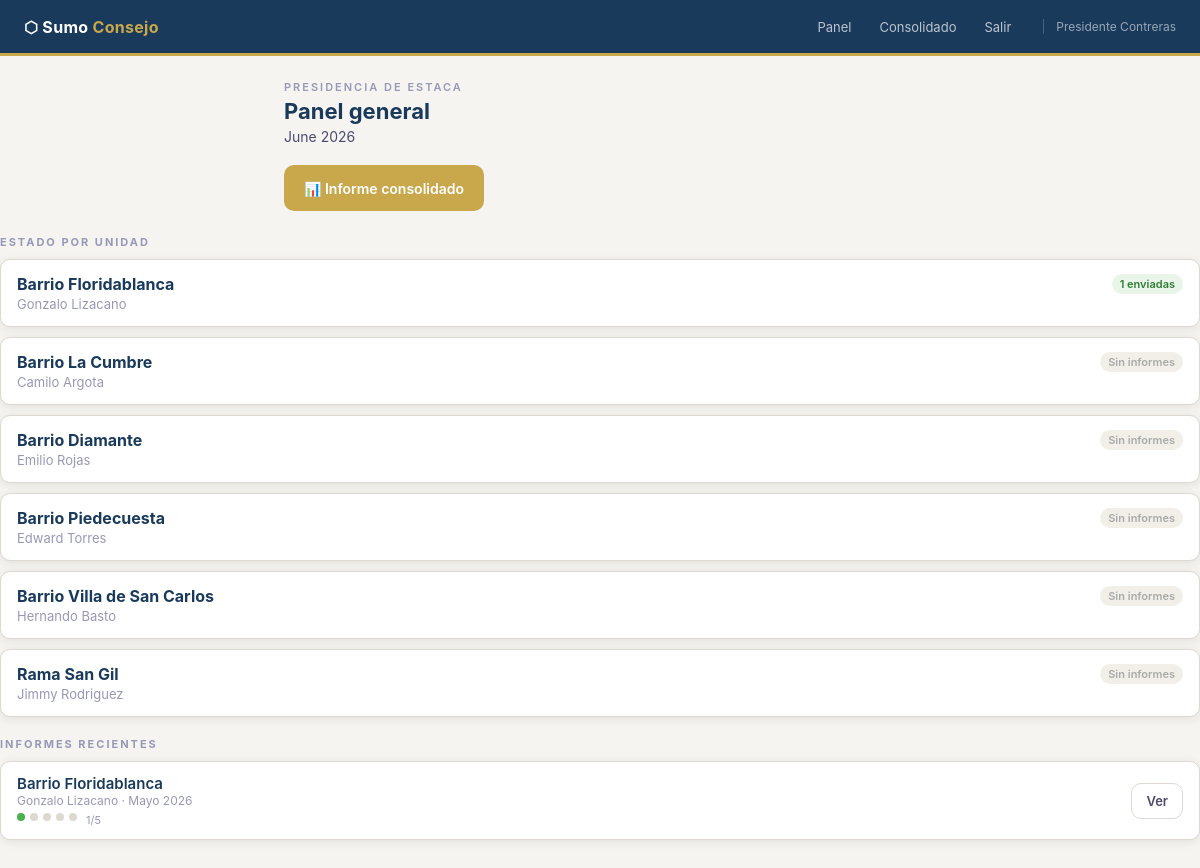
The app's page /admin (signed in) with its own data.
### tables this page shows
CREATE TABLE unidad (
            id INTEGER PRIMARY KEY AUTOINCREMENT,
            nombre TEXT NOT NULL,
            tipo TEXT DEFAULT 'barrio',
            activo INTEGER DEFAULT 1
        );

CREATE TABLE usuario (
            id INTEGER PRIMARY KEY AUTOINCREMENT,
            nombre TEXT NOT NULL,
            email TEXT UNIQUE NOT NULL,
            password_hash TEXT NOT NULL,
            rol TEXT DEFAULT 'asesor',
            activo INTEGER DEFAULT 1,
            created_at TEXT DEFAULT (datetime('now'))
        );

CREATE TABLE informe (
            id INTEGER PRIMARY KEY AUTOINCREMENT,
            asignacion_id INTEGER NOT NULL,
            periodo_anio INTEGER NOT NULL,
            periodo_mes INTEGER NOT NULL,
            created_at TEXT DEFAULT (datetime('now')),
            UNIQUE(asignacion_id, periodo_anio, periodo_mes),
            FOREIGN KEY(asignacion_id) REFERENCES asignacion_asesor(id)
        );

CREATE TABLE hoja_cuorum (
            id INTEGER PRIMARY KEY AUTOINCREMENT,
            informe_id INTEGER UNIQUE NOT NULL,
            estado TEXT DEFAULT 'borrador',
            fecha_envio TEXT,
            reuniones_presidencia INTEGER DEFAULT 0,
            reuniones_correlacion INTEGER DEFAULT 0,
            sesiones_asistidas INTEGER DEFAULT 0,
            elderes_preparacion INTEGER DEFAULT 0,
            est_presidencia_completa TEXT DEFAULT 'proceso',
            est_conoce_responsabilidades TEXT DEFAULT 'proceso',
            est_reuniones_regulares TEXT DEFAULT 'proceso',
            est_transmite_informacion TEXT DEFAULT 'proceso',
            temas_ensenados TEXT DEFAULT '[]',
            necesidades TEXT,
            miembros_atencion TEXT,
            acciones_propuestas TEXT, observacion_presidencia TEXT, aprobado_por TEXT, fecha_aprobacion TEXT,
            FOREIGN KEY(informe_id) REFERENCES informe(id)
        );

### app/app.py (the view)
@app.route('/sumoconsejo/admin')
@app.route('/admin')
@login_required
@admin_required
def admin_dashboard():
    with get_db() as db:
        unidades = db.execute("""
            SELECT u.nombre, u.id,
                usr.nombre as asesor,
                (SELECT COUNT(*) FROM hoja_cuorum hc
                 JOIN informe i ON i.id=hc.informe_id
                 JOIN asignacion_asesor a ON a.id=i.asignacion_id
                 WHERE a.unidad_id=u.id AND hc.estado='enviado') as hojas_enviadas
            FROM unidad u
            LEFT JOIN asignacion_asesor aa ON aa.unidad_id=u.id AND aa.fecha_fin IS NULL
            LEFT JOIN usuario usr ON usr.id=aa.usuario_id
            WHERE u.activo=1
        """).fetchall()
        recientes = db.execute("""
            SELECT i.*, u2.nombre as unidad, usr.nombre as asesor
            FROM informe i
            JOIN asignacion_asesor a ON a.id=i.asignacion_id
            JOIN unidad u2 ON u2.id=a.unidad_id
            JOIN usuario usr ON usr.id=a.usuario_id
            ORDER BY i.created_at DESC LIMIT 30
        """).fetchall()
    recientes_con_estado = []
    for inf in recientes:
        hojas = get_todas_hojas(inf['id'])
        enviadas = sum(1 for h in hojas.values() if h and (dict(h).get('estado') == 'enviado'))
        recientes_con_estado.append({'inf': inf, 'hojas': hojas, 'enviadas': enviadas})
    now = datetime.now()
    return render_template('admin.html', unidades=unidades,
                           recientes=recientes_con_estado, meses=MESES, now=now)

### app/app.py (called while the page is built)
@app.context_processor
def inject_globals():
    return {'now': datetime.now(), 'meses': MESES}

def get_db():
    conn = sqlite3.connect(DB_PATH)
    conn.row_factory = sqlite3.Row
    conn.execute("PRAGMA journal_mode=WAL")
    return conn

def login_required(f):
    @wraps(f)
    def decorated(*args, **kwargs):
        if 'user_id' not in session:
            return redirect(url_for('login'))
        return f(*args, **kwargs)
    return decorated

def admin_required(f):
    @wraps(f)
    def decorated(*args, **kwargs):
        if session.get('rol') != 'admin':
            flash('Acceso restringido.', 'error')
            return redirect(url_for('dashboard'))
        return f(*args, **kwargs)
    return decorated

def get_hoja(tabla, informe_id):
    with get_db() as db:
        return db.execute(f"SELECT * FROM {tabla} WHERE informe_id=?", (informe_id,)).fetchone()

def get_todas_hojas(informe_id):
    return {
        'cuorum':       get_hoja('hoja_cuorum',       informe_id),
        'ministracion': get_hoja('hoja_ministracion',  informe_id),
        'misional':     get_hoja('hoja_misional',      informe_id),
        'templo':       get_hoja('hoja_templo',        informe_id),
        'general':      get_hoja('hoja_general',       informe_id),
    }

### app/templates/admin.html (shortened to what this page needs)
{% extends "base.html" %}
{% block content %}
<div style="display:flex;justify-content:space-between;align-items:flex-start;flex-wrap:wrap;gap:10px;margin-bottom:20px">
<div class="page-header" style="margin:0">
  <div class="eyebrow">Presidencia de estaca</div>
  <h1>Panel general</h1>
  <div class="subtitle">{{ now.strftime('%B %Y') }}</div>
</div>
</div>
<a href="{{ url_for('admin_consolidado') }}" class="btn btn-gold" style="flex-shrink:0">📊 Informe consolidado</a>
</div>
<div style="font-size:11px;font-weight:700;letter-spacing:2px;text-transform:uppercase;color:var(--text-muted);margin-bottom:10px">Estado por unidad</div>
{% for u in unidades %}
<div class="unidad-card">
  <div style="display:flex;align-items:flex-start;justify-content:space-between;gap:10px">
    <div>
      <div class="unidad-name">{{ u.nombre }}</div>
      <div class="unidad-asesor">{{ u.asesor or 'Sin asesor asignado' }}</div>
    </div>
    {% if u.hojas_enviadas > 0 %}
    <span class="badge badge-ok">{{ u.hojas_enviadas }} enviadas</span>
    {% else %}
    <span class="badge badge-none">Sin informes</span>
    {% endif %}
  </div>
</div>
{% endfor %}
<div style="font-size:11px;font-weight:700;letter-spacing:2px;text-transform:uppercase;color:var(--text-muted);margin:20px 0 10px">Informes recientes</div>
<div class="card">
  <div class="card-body" style="padding:0 16px">
  {% if recientes %}
    {% for item in recientes %}
    {% set inf = item.inf %}
    <div class="inf-row">
      <div style="flex:1;min-width:0">
        <div style="font-size:15px;font-weight:600;color:var(--navy)">{{ inf.unidad }}</div>
        <div style="font-size:12px;color:var(--text-muted)">{{ inf.asesor }} · {{ meses[inf.periodo_mes] }} {{ inf.periodo_anio }}</div>
        <div style="display:flex;gap:5px;margin-top:5px;flex-wrap:wrap">
          {% for hoja in [item.hojas.cuorum, item.hojas.ministracion, item.hojas.misional, item.hojas.templo, item.hojas.general] %}
          {% if not hoja %}<span style="width:8px;height:8px;border-radius:50%;background:var(--border);display:inline-block"></span>
          {% elif hoja.estado=='revisado' %}<span style="width:8px;height:8px;border-radius:50%;background:var(--navy);display:inline-block"></span>
          {% elif hoja.estado=='enviado' %}<span style="width:8px;height:8px;border-radius:50%;background:var(--ok);display:inline-block"></span>
          {% else %}<span style="width:8px;height:8px;border-radius:50%;background:var(--warn);display:inline-block"></span>{% endif %}
          {% endfor %}
          <span style="font-size:11px;color:var(--text-muted);margin-left:4px">{{ item.enviadas }}/5</span>
        </div>
      </div>
      <a href="{{ url_for('admin_ver_informe', inf_id=inf.id) }}" class="btn btn-outline btn-sm" style="flex-shrink:0">Ver</a>
    </div>
    {% endfor %}
  {% else %}
  <div style="padding:32px;text-align:center;color:var(--text-muted)">No hay informes aún.</div>
  {% endif %}
  </div>
</div>
{% endblock %}

### app/templates/base.html (style rules this page uses)
:root { --navy:#1A3A5C; --navy-lt:#EEF2F7; --gold:#C9A84C; --gold-lt:#F5EDD0; --olive:#3D5E38; --olive-lt:#EAF0E8; --rust:#7A3020; --rust-lt:#F5EBE8; --amber:#6B4F18; --amber-lt:#F5F0E0; --purple:#432468; --purple-lt:#F0EBF8; --white:#fff; --bg:#F5F4F0; --border:#DDD9D0; --border-lt:#ECEAE4; --text:#1C1C2E; --text-soft:#4B4B6E; --text-muted:#9898B8; --ok:#4CAF50; --warn:#F9A825; --danger:#E53935; --shadow:0 2px 10px rgba(28,28,46,.09); --r:10px; --nav-h:56px; --bottom-h:64px; }
*,*::before,*::after { box-sizing:border-box;margin:0;padding:0 }
html { -webkit-text-size-adjust:100% }
body { font-family:-apple-system,BlinkMacSystemFont,'Segoe UI',sans-serif;font-size:15px;color:var(--text);background:var(--bg);min-height:100vh;padding-bottom:calc(var(--bottom-h) + 16px) }
.card { background:var(--white);border:1px solid var(--border);border-radius:var(--r);box-shadow:var(--shadow);margin-bottom:14px;overflow:hidden }
.card-body { padding:16px }
.btn { display:inline-flex;align-items:center;justify-content:center;gap:6px;padding:12px 20px;border-radius:var(--r);border:none;font-family:inherit;font-size:14px;font-weight:600;cursor:pointer;transition:all .18s;text-decoration:none;-webkit-tap-highlight-color:transparent;min-height:46px }
.btn-gold { background:var(--gold);color:#fff }
.btn-outline { background:transparent;border:1.5px solid var(--border);color:var(--text-soft) }
.btn-sm { padding:8px 14px;font-size:13px;min-height:36px }
.page-header { margin-bottom:20px }
.page-header .eyebrow { font-size:11px;font-weight:600;letter-spacing:2px;text-transform:uppercase;color:var(--text-muted);margin-bottom:4px }
.page-header h1 { font-size:22px;font-weight:700;color:var(--navy);line-height:1.2 }
.page-header .subtitle { font-size:14px;color:var(--text-soft);margin-top:4px }
.badge { display:inline-block;padding:3px 8px;border-radius:20px;font-size:11px;font-weight:600;white-space:nowrap }
.badge-ok { background:#EAF5EA;color:#2E7D32 }
.badge-none { background:#F1EFE8;color:#AAAAAA }
@media (min-width:640px) { body { padding-bottom:16px } }

### app/templates/admin.html (style rules this page uses)
.unidad-card { background:var(--white);border:1px solid var(--border);border-radius:var(--r);padding:14px 16px;margin-bottom:10px;box-shadow:var(--shadow) }
.unidad-name { font-size:16px;font-weight:700;color:var(--navy) }
.unidad-asesor { font-size:13px;color:var(--text-muted);margin-top:2px }
.inf-row { display:flex;align-items:center;gap:10px;padding:12px 0;border-bottom:1px solid var(--border-lt) }
.inf-row:last-child { border-bottom:none }

### records on screen
unidad: nombre "Barrio Floridablanca", nombre "Gonzalo Lizacano", hojas_enviadas "1", unidad "Barrio Floridablanca"
unidad: nombre "Barrio La Cumbre", nombre "Camilo Argota", shows "Sin informes"
unidad: nombre "Barrio Diamante", nombre "Emilio Rojas", shows "Sin informes"
unidad: nombre "Barrio Piedecuesta", nombre "Edward Torres", shows "Sin informes"
unidad: nombre "Barrio Villa de San Carlos", nombre "Hernando Basto", shows "Sin informes"
unidad: nombre "Rama San Gil", nombre "Jimmy Rodriguez", shows "Sin informes"
usuario: asesor "Gonzalo Lizacano"
informe: periodo_mes "Mayo", periodo_anio "2026"
hoja_cuorum: estado "enviado" (drawn)

### other values on screen
{{ session.nombre }} "Presidente Contreras"
{{ item.enviadas }} "1"
